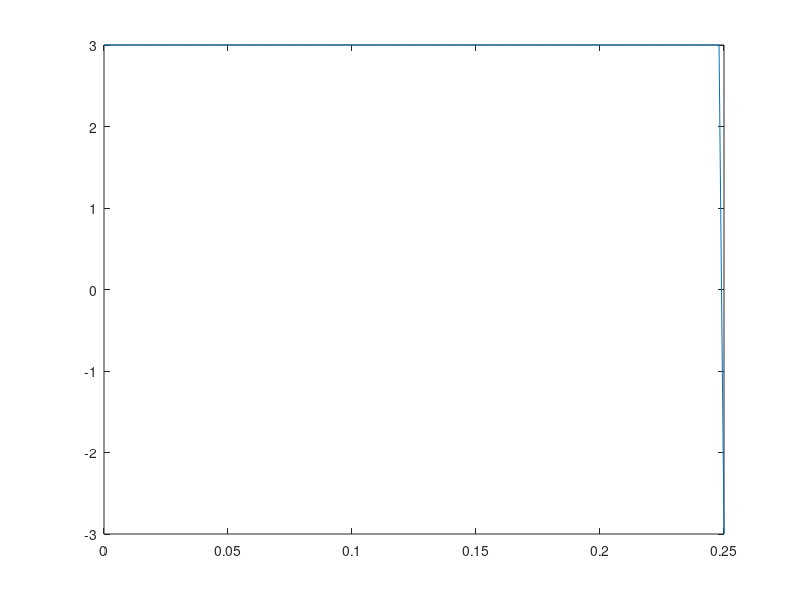

This chart was generated by the following MATLAB code:
F= 2; %frecventa = 2HZ -> perioada=0.5s -> durata nivel = 0.25s
duty = 50; % pentru a avea niveluri egale. durata unui nivel este perioada/2 = 0.25s

t1=0:0.002:0.25;
t2=0.25:0.002:0.50;
y1= 2*square(2*pi*F*t1, duty);
y3= 3*square(2*pi*F*t1, duty);
figure(1),plot(t1,y3)
